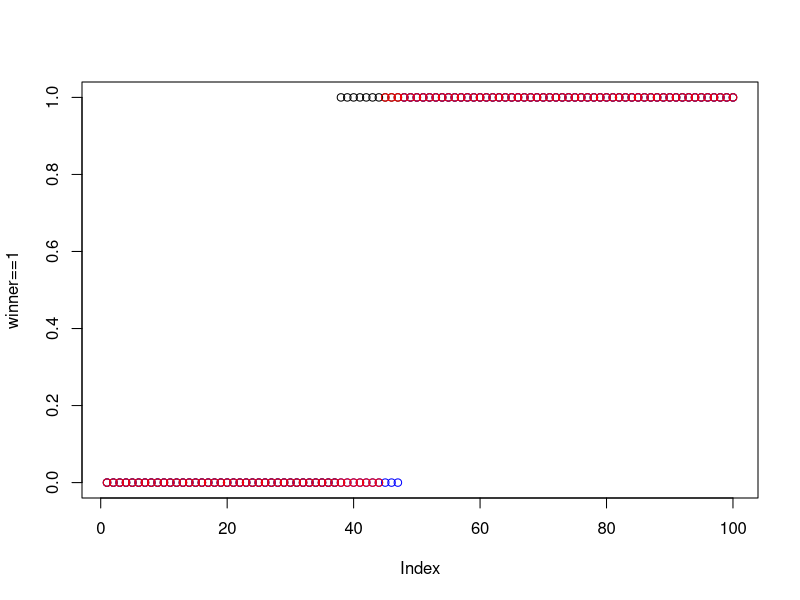
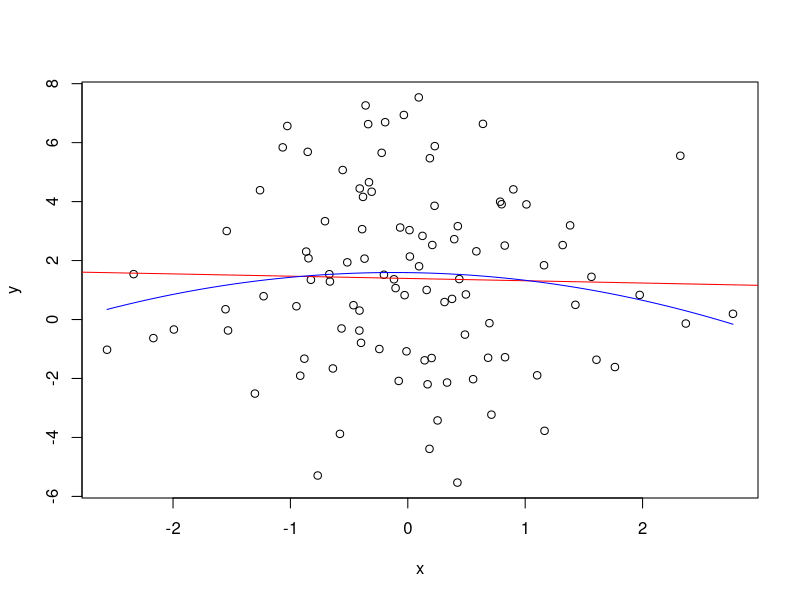

R code for these plots, in order:
## Set global parameters ##
n=100
sim=100
var=10
#####Example dgp#########
x<-rnorm(n)
eps<-rnorm(n,0,sqrt(var))
beta<-c(1,0.1)
X<-cbind(rep(1,n),x)
y=X%*%beta+eps
###This function makes a partition of the data and then 
MSE_CV<-function(y,X,k,n){
  ######Divide the data into folds.
  ######Train the model
  ######Validate on the remaining fold
  ######Repeat for all k folds
  ######Estimate the average cross-validation score across folds for both the simple linear model and the 
  ######model with squared term
  ######pick the model with lowest average cross-validation criterion
  index=1:n
  x=n/k
  mse<-c()
  mse_sq=c()
  #####Generate the folds
  for(i in 1:k)
  {
    nam <- paste("folds_", i, sep = "")
    value=sample(index,x)
    assign(nam, value)
    namx=paste("X_", i, sep = "")
    assign(namx, X[value,])
    namy=paste("y_", i, sep = "")
    assign(namy, y[value])
    index=index[-value]
  }
  ###fit model###
  X_sq<-cbind(X,X[,2]^2)
  ###for i=1 means fold 1 is the hold out fold##
  for(i in 1:k)
      {
    hold_out_fold=ls(pattern = "^folds_.$")[i]
    value=get(hold_out_fold)
    X_train=X[-value,]
    y_train=y[-value]
    X_sq_train<-X_sq[-value,]
    beta_hatsq<-solve(t(X_sq_train)%*%X_sq_train)%*%t(X_sq_train)%*%y_train
    beta_hat<-solve(t(X_train)%*%X_train)%*%t( X_train)%*%y_train
    y_hat=X[value,]%*%beta_hat
    y_hat_sq=X_sq[value,]%*%beta_hatsq
    mse[i]=mean(y_hat-y[value])**2
    mse_sq[i]=mean(y_hat_sq-y[value])**2
  }
  m.cv=c(mean(mse),mean(mse_sq))
return(m.cv)
}
######################################################
mod_prob=c()
######For k=2##########################################
k=2
MSE_CV(y,X,k,n)
MSE<-matrix(NA,sim,2)
winner=c()### =1 if the correct (linear) model is selected
for(i in 1:sim)
{
  x<-rnorm(n)
  eps<-rnorm(n,0,sqrt(var))
  X<-cbind(rep(1,n),x)
  y=X%*%beta+eps
MSE[i,]=MSE_CV(y,X,k,n)
winner[i]=MSE[i,1]<MSE[i,2]
}
plot(sort(winner),ylab="winner==1")
mod_prob[1]=mean(winner)
######For k=5##########################################
k=5
MSE_CV(y,X,k,n)
MSE<-matrix(NA,sim,2)
winner=c()###gives yes if the correct model is selected
for(i in 1:sim)
{
  x<-rnorm(n)
  eps<-rnorm(n,0,sqrt(var))
  beta<-c(1,0.1)
  X<-cbind(rep(1,n),x)
  y=X%*%beta+eps
  MSE[i,]=MSE_CV(y,X,k,n)
  winner[i]=MSE[i,1]==min(MSE[i,])
}
lines(sort(winner),col="blue",type="p")
mod_prob[2]=mean(winner)
mod_prob






######For k=4##########################################
k=4
MSE_CV(y,X,k,n)
MSE<-matrix(NA,sim,2)
winner=c()###gives yes if the correct model is selected
for(i in 1:sim)
{
  x<-rnorm(n)
  eps<-rnorm(n,0,sqrt(var))
  beta<-c(1,0.1)
  X<-cbind(rep(1,n),x)
  y=X%*%beta+eps
  MSE[i,]=MSE_CV(y,X,k,n)
  winner[i]=MSE[i,1]==min(MSE[i,])
}
lines(sort(winner),col="red",type="p")
mod_prob[2]=mean(winner)











##Data Generating Process## 
n=100
x<-rnorm(n)
eps<-rnorm(n,0,sqrt(10))
beta<-c(1,0.1)
X<-cbind(rep(1,n),x)
y=X%*%beta+eps

######
X_1<-cbind(X,x^2)
beta_hat1<-solve(t(X_1)%*%X_1)%*%t(X_1)%*%y
beta_hat<-solve(t(X)%*%X)%*%t(X)%*%y
######
x.grid=seq(min(x),max(x),length=100)
plot(x,y)
abline(a=beta_hat[1],b=beta_hat[2],col="red")
lines(x.grid,beta_hat1[1]+x.grid*beta_hat1[2]+x.grid^2*beta_hat1[3],type="l",col="blue")
##
